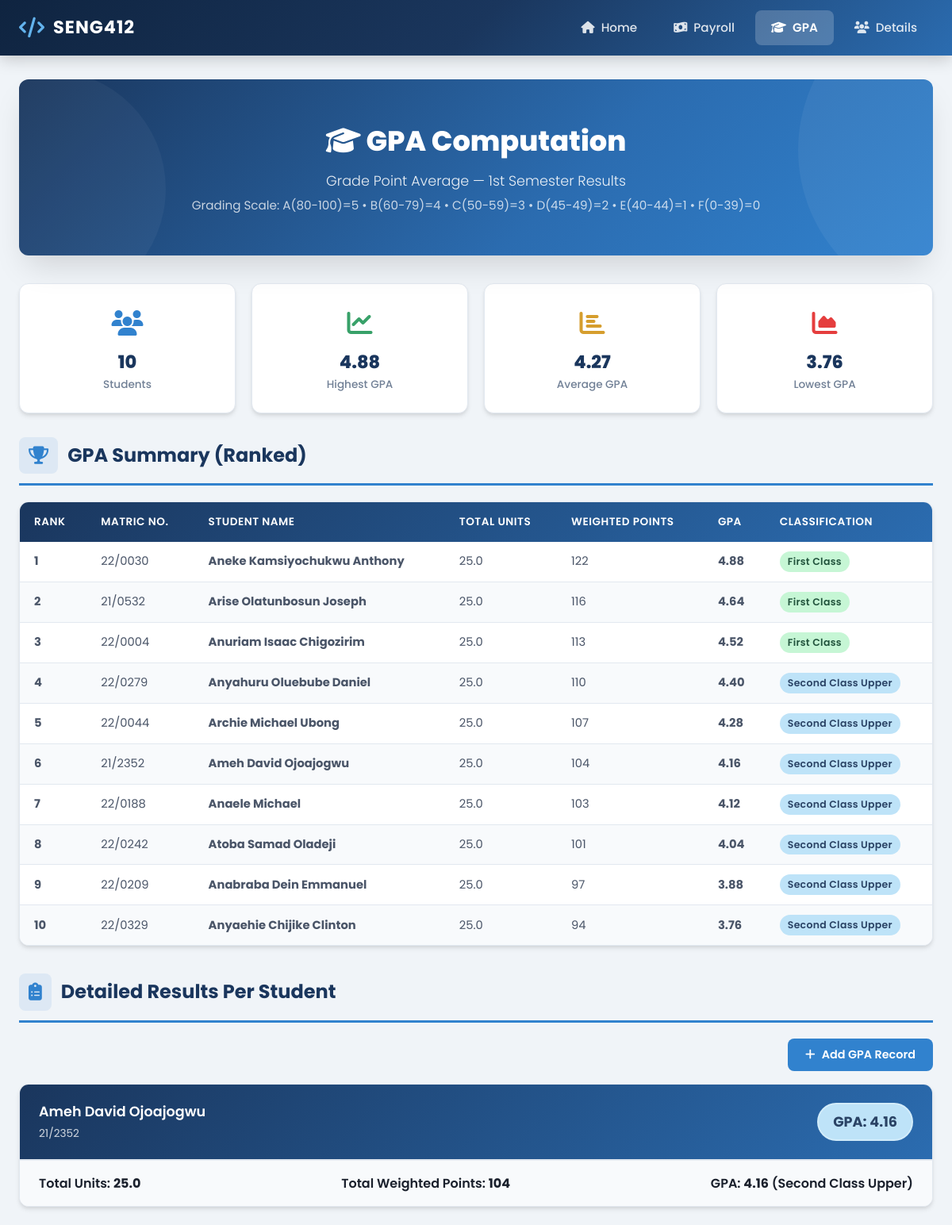
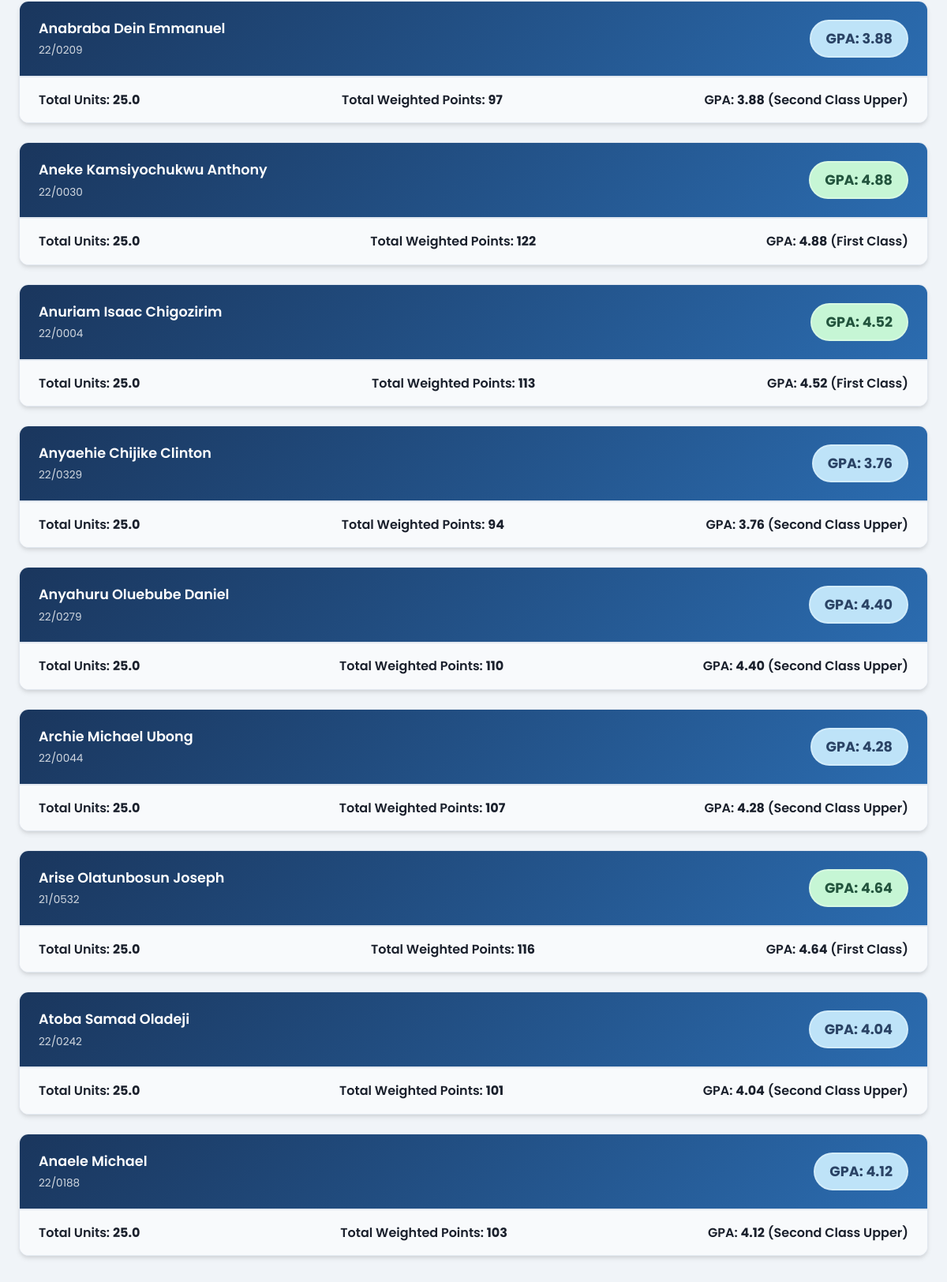
Screenshot of /gpa.php (upper part) with the database file from the repository (2 pictures, top to bottom).
### tables this page shows
CREATE TABLE members (
    id INT AUTO_INCREMENT PRIMARY KEY,
    matric_no VARCHAR(20) NOT NULL,
    full_name VARCHAR(100) NOT NULL,
    blood_group VARCHAR(5),
    state_of_origin VARCHAR(50),
    phone VARCHAR(20),
    hobbies TEXT
);

### gpa.php (the view, shortened to what this page needs)
<?php
include 'header.php';
include 'db.php';
$members = [];
$result = $conn->query("SELECT * FROM members ORDER BY id");
if ($result) {
    while ($row = $result->fetch_assoc()) {
        $members[$row['id']] = $row;
    }
}
$gpaData = [];
$result = $conn->query("SELECT g.*, c.course_code, c.course_title, c.credit_units
                         FROM gpa_records g
                         JOIN courses c ON g.course_id = c.id
                         ORDER BY g.member_id, c.id");
if ($result) {
    while ($row = $result->fetch_assoc()) {
        $gpaData[$row['member_id']][] = $row;
    }
}
$gpaResults = [];
foreach ($members as $id => $member) {
    $totalWeightedPoints = 0;
    $totalUnits = 0;
    $records = $gpaData[$id] ?? [];
    foreach ($records as $rec) {
        $units = floatval($rec['credit_units']);
        if ($units > 0) {
            $totalWeightedPoints += $rec['grade_point'] * $units;
            $totalUnits += $units;
        }
    }
    $gpa = $totalUnits > 0 ? round($totalWeightedPoints / $totalUnits, 2) : 0;
    $gpaResults[$id] = [
        'member' => $member,
        'records' => $records,
        'total_weighted' => $totalWeightedPoints,
        'total_units' => $totalUnits,
        'gpa' => $gpa
    ];
}
$sorted = $gpaResults;
uasort($sorted, function($a, $b) { return $b['gpa'] <=> $a['gpa']; });
function getGpaClass($gpa) {
    if ($gpa >= 4.50) return ['First Class', 'gpa-excellent'];
    if ($gpa >= 3.50) return ['Second Class Upper', 'gpa-very-good'];
    return ['Pass', 'gpa-fair'];
}
?>
<section class="hero">
    <h1><i class="fas fa-graduation-cap"></i> GPA Computation</h1>
    <p class="subtitle">Grade Point Average &mdash; 1st Semester Results</p>
    <p class="dept">Grading Scale: A(80-100)=5 &bull; B(60-79)=4 &bull; C(50-59)=3 &bull; D(45-49)=2 &bull; E(40-44)=1 &bull; F(0-39)=0</p>
</section>
<?php
$avgGpa = count($gpaResults) > 0 ? array_sum(array_column($gpaResults, 'gpa')) / count($gpaResults) : 0;
$highestGpa = count($gpaResults) > 0 ? max(array_column($gpaResults, 'gpa')) : 0;
$lowestGpa = count($gpaResults) > 0 ? min(array_column($gpaResults, 'gpa')) : 0;
?>
<div class="stats-grid">
    <div class="stat-card">
        <div class="stat-icon blue"><i class="fas fa-users"></i></div>
        <div class="stat-value"><?= count($gpaResults) ?></div>
        <div class="stat-label">Students</div>
    </div>
    <div class="stat-card">
        <div class="stat-icon green"><i class="fas fa-chart-line"></i></div>
        <div class="stat-value"><?= number_format($highestGpa, 2) ?></div>
        <div class="stat-label">Highest GPA</div>
    </div>
    <div class="stat-card">
        <div class="stat-icon orange"><i class="fas fa-chart-bar"></i></div>
        <div class="stat-value"><?= number_format($avgGpa, 2) ?></div>
        <div class="stat-label">Average GPA</div>
    </div>
    <div class="stat-card">
        <div class="stat-icon red"><i class="fas fa-chart-area"></i></div>
        <div class="stat-value"><?= number_format($lowestGpa, 2) ?></div>
        <div class="stat-label">Lowest GPA</div>
    </div>
</div>
<section class="section">
    <div class="section-header">
        <i class="fas fa-trophy"></i>
        <h2>GPA Summary (Ranked)</h2>
    </div>
    <div class="table-wrapper">
        <table>
            <thead>
                <tr>
                    <th>Rank</th>
                    <th>Matric No.</th>
                    <th>Student Name</th>
                    <th>Total Units</th>
                    <th>Weighted Points</th>
                    <th>GPA</th>
                    <th>Classification</th>
                </tr>
            </thead>
            <tbody>
                <?php $rank = 1; foreach ($sorted as $data):
                    $class = getGpaClass($data['gpa']);
                ?>
                <tr>
                    <td><strong><?= $rank++ ?></strong></td>
                    <td><?= htmlspecialchars($data['member']['matric_no']) ?></td>
                    <td><strong><?= htmlspecialchars($data['member']['full_name']) ?></strong></td>
                    <td><?= number_format($data['total_units'], 1) ?></td>
                    <td><?= $data['total_weighted'] ?></td>
                    <td><strong><?= number_format($data['gpa'], 2) ?></strong></td>
                    <td><span class="badge <?= $class[1] ?>"><?= $class[0] ?></span></td>
                </tr>
                <?php endforeach; ?>
            </tbody>
        </table>
    </div>
</section>
<section class="section">
    <div class="section-header">
        <i class="fas fa-clipboard-list"></i>
        <h2>Detailed Results Per Student</h2>
    </div>
    <div class="action-bar">
        <button class="btn btn-primary" onclick="openAddGpa()">
            <i class="fas fa-plus"></i> Add GPA Record
        </button>
    </div>
    <?php foreach ($gpaResults as $id => $data):
        $class = getGpaClass($data['gpa']);
    ?>
    <div class="gpa-card">
        <div class="gpa-card-header" onclick="toggleGpa(<?= $id ?>)">
            <div class="student-info">
                <h3><?= htmlspecialchars($data['member']['full_name']) ?></h3>
                <span><?= htmlspecialchars($data['member']['matric_no']) ?></span>
            </div>
            <div class="gpa-badge <?= $class[1] ?>">GPA: <?= number_format($data['gpa'], 2) ?></div>
        </div>
        <div class="gpa-card-footer">
            <span>Total Units: <strong><?= number_format($data['total_units'], 1) ?></strong></span>
            <span>Total Weighted Points: <strong><?= $data['total_weighted'] ?></strong></span>
            <span>GPA: <strong><?= number_format($data['gpa'], 2) ?></strong> (<?= $class[0] ?>)</span>
        </div>
    </div>
    <?php endforeach; ?>
</section>
<?php
include 'footer.php';
?>

### rows the page displays
members: matric_no "22/0030", full_name "Aneke Kamsiyochukwu Anthony"
members: matric_no "21/0532", full_name "Arise Olatunbosun Joseph"
members: matric_no "22/0004", full_name "Anuriam Isaac Chigozirim"
members: matric_no "22/0279", full_name "Anyahuru Oluebube Daniel"
members: matric_no "22/0044", full_name "Archie Michael Ubong"
members: matric_no "21/2352", full_name "Ameh David Ojoajogwu"
members: matric_no "22/0188", full_name "Anaele Michael"
members: matric_no "22/0242", full_name "Atoba Samad Oladeji"
members: matric_no "22/0209", full_name "Anabraba Dein Emmanuel"
members: matric_no "22/0329", full_name "Anyaehie Chijike Clinton"

### other values shown
count($gpaResults) "10"
$highestGpa "4.88"
$avgGpa "4.27"
$lowestGpa "3.76"
$data['total_units'] "25.0"
$data['total_weighted'] "122"
$data['gpa'] "4.88"
$class[0] "First Class"
$data['total_weighted'] "116"
$data['gpa'] "4.64"
$data['total_weighted'] "113"
$data['gpa'] "4.52"
$data['total_weighted'] "110"
$data['gpa'] "4.40"
$class[0] "Second Class Upper"
